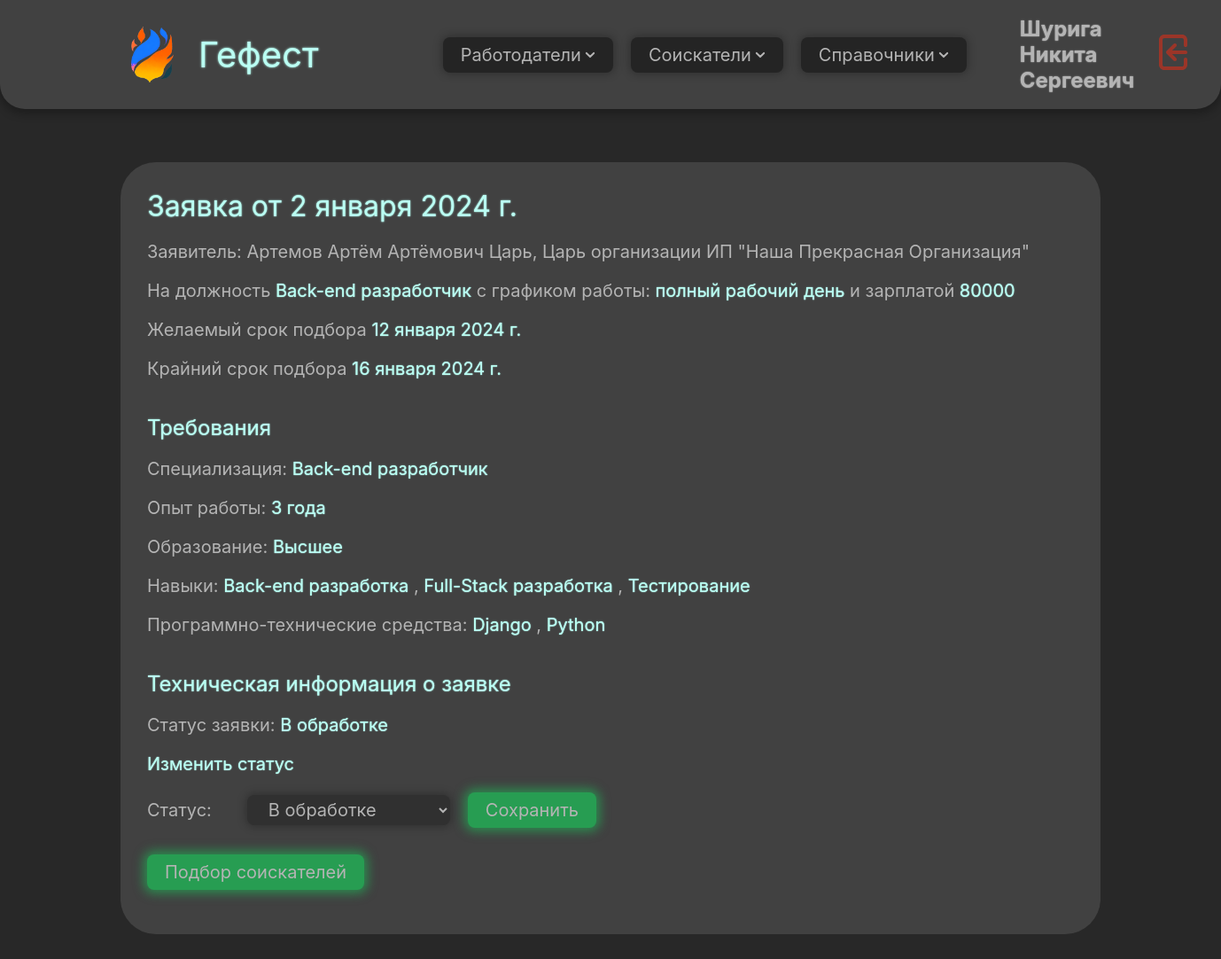
Before: /applications/detail/1 (signed in) with the older database file.
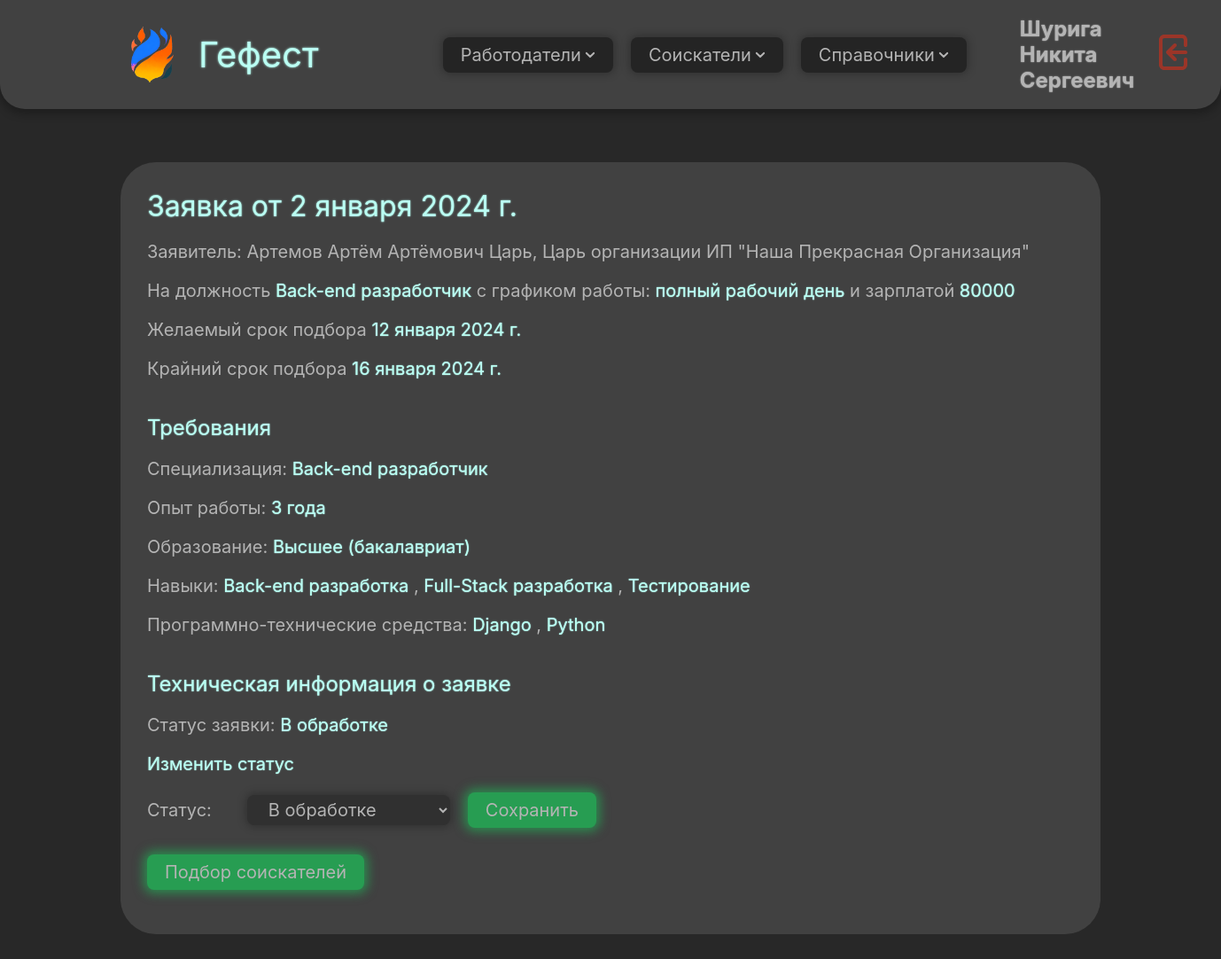
After: the same page with the newer database file.
### domain/models.py (models this page shows, shortened)
class Application(models.Model):
    STATUS_CHOICES = [
        ('new', 'Новая'),
        ('in_progress', 'В обработке'),
        ('pending_approval', 'На согласовании'),
        ('completed', 'Завершена'),
        ('canceled', 'Отменена'),
        ('payment_received', 'Получена оплата')
    ]
    employer = models.ForeignKey('Employer', blank=False, null=False,
                                 on_delete=models.CASCADE, verbose_name='Работодатель')
    date_of_application = models.DateTimeField(blank=False, null=False, auto_now_add=True,
                                               editable=False, verbose_name='Дата заявки')
    desired_date = models.DateField(blank=True, null=True, verbose_name='Желательный срок')
    final_date = models.DateField(blank=True, null=True, verbose_name='Крайний срок')
    position = models.ForeignKey('Position', blank=False, null=False,
                                 on_delete=models.PROTECT, verbose_name='Должность')
    salary = models.CharField(blank=False, null=False, max_length=255, verbose_name='Зарплата')
    specialization = models.ForeignKey('Specialization', blank=False, null=False,
                                       on_delete=models.PROTECT, verbose_name='Специализация')
    education_level = models.ForeignKey('EducationLevel', blank=True, null=True,
                                        on_delete=models.PROTECT, verbose_name='Уровень образования')
    skills = models.ManyToManyField('Skill', blank=True, verbose_name='Навыки')
    software_and_hardware_tools = models.ManyToManyField('SoftwareAndHardwareTool', blank=True,
                                                         verbose_name='Требуемые программно-технические средства')
    experience = models.IntegerField(blank=False, null=False, default=0, verbose_name='Опыт (лет)')
    work_schedule = models.ForeignKey('WorkSchedule', blank=False, null=False,
                                      on_delete=models.PROTECT, verbose_name='График работы')
    employee = models.ForeignKey('Employee', blank=False, null=False,
                                 on_delete=models.PROTECT, verbose_name='Работник')
    date_of_completion = models.DateField(blank=True, null=True, verbose_name='Дата выполнения')
    date_of_cancellation = models.DateField(blank=True, null=True, verbose_name='Дата отмены')
    status = models.CharField(blank=False, null=False, max_length=20, choices=STATUS_CHOICES,
                              default='new', verbose_name='Статус')
    class Meta:
        verbose_name = 'Заявка на подбор специалиста'
        verbose_name_plural = 'Заявки на подбор специалистов'

class EducationLevel(models.Model):
    name = models.CharField(max_length=90, blank=False, null=False, verbose_name='Наименование')
    code = models.IntegerField(validators=[
            MinValueValidator(0), MaxValueValidator(10)], blank=False, null=False,
                               verbose_name='Код уровня профессионального образования')
    def __str__(self):
        return '%s' % self.name
    class Meta:
        verbose_name = 'Уровень образования'
        verbose_name_plural = 'Уровни образования'

class Person(models.Model):
    surname = models.CharField(max_length=255, blank=False, null=False, verbose_name='Фамилия')
    name = models.CharField(max_length=255, blank=False, null=False, verbose_name='Имя')
    patronymic = models.CharField(max_length=255, blank=False, null=False, verbose_name='Отчество')
    email = models.EmailField(blank=False, max_length=254, verbose_name='Почта')
    phone = models.CharField(max_length=18, blank=False, null=False, verbose_name='Номер телефона')
    profile_photo = models.ImageField(blank=True, null=True, verbose_name='Фото профиля', upload_to='person_photos')
    class Meta:
        verbose_name = 'Индивид'
        verbose_name_plural = 'Индивиды'

class Employer(Person):
    organization = models.ForeignKey('Organization', on_delete=models.CASCADE,
                                     blank=True, null=True, verbose_name='Организация')
    position = models.CharField(max_length=90, blank=True, null=True, verbose_name='Должность')
    class Meta:
        verbose_name = 'Работодатель'
        verbose_name_plural = 'Работодатели'

class Organization(models.Model):
    name = models.CharField(max_length=255, blank=False, null=False, verbose_name='Наименование')
    payment_account = models.CharField(max_length=20, blank=False, null=False, verbose_name='Расчетный счет')
    okved_kode = models.CharField(max_length=9, blank=True, null=True, verbose_name='Код ОКВЭД')
    organizational_legal_form = models.ForeignKey('OrganizationalLegalForm', on_delete=models.PROTECT,
                                                  null=False, blank=False, verbose_name='ОПФ')
    inn = models.CharField(max_length=12, blank=False, null=False, verbose_name='ИНН')
    address = models.ForeignKey('Address', on_delete=models.PROTECT,
                                null=False, blank=False, verbose_name='Адрес')
    class Meta:
        verbose_name = 'Организация'
        verbose_name_plural = 'Организации'

class OrganizationalLegalForm(models.Model):
    name = models.CharField(max_length=90, blank=False, null=False, verbose_name='Наименование')
    short_name = models.CharField(max_length=10, blank=False, null=False, verbose_name='Краткое наименование')
    def __str__(self):
        return '%s' % self.short_name
    class Meta:
        verbose_name = 'Организационно-правовая форма'
        verbose_name_plural = 'Организационно-правовые формы'

class Position(models.Model):
    name = models.CharField(max_length=255, blank=False, null=False, verbose_name='Наименование')
    def __str__(self):
        return '%s' % self.name
    class Meta:
        verbose_name = 'Должность'
        verbose_name_plural = 'Должность'

class WorkSchedule(models.Model):
    name = models.CharField(max_length=255, blank=False, null=False, verbose_name='Наименование')
    class Meta:
        verbose_name = 'График работы'
        verbose_name_plural = 'Графики работы'

class Specialization(models.Model):
    name = models.CharField(max_length=255, blank=False, null=False, verbose_name='Наименование')
    def __str__(self):
        return '%s' % self.name
    class Meta:
        verbose_name = 'Специализация'
        verbose_name_plural = 'Специализации'

### domain/views/employres_views.py (the view)
# urls.py: path('applications/detail/<str:application_id>', application_detail_view, name='applications_view_detail'),
def application_detail_view(request, application_id):
    application = Application.objects.get(id=application_id)
    application.status_in_rus = get_russian_status(application.status)
    if request.method == 'POST':
        form = ChangeStateOfApplicationForm(request.POST, instance=application)
        if form.is_valid():
            status = form.cleaned_data['status']
            if status == 'canceled':
                application.date_of_cancellation = datetime.datetime.today()
                application.status = status
            elif status == 'completed' or status == 'payment_received':
                application.date_of_completion = datetime.datetime.today()
                application.status = status
            else:
                application.date_of_completion = None
                application.date_of_cancellation = None
                application.status = status
            application.save()
            return redirect('applications_view_detail', application_id=application.id)
    else:
        form = ChangeStateOfApplicationForm(instance=application)
    application_responses = ApplicationsResponses.objects.filter(application_id=application_id)
    for response in application_responses:
        response.status_in_rus = get_russian_status_in_responses(response.status)
    context = {
        'application': application,
        'application_responses': application_responses,
        'form': form,
    }
    return render(request, 'employers/view/application_view_detail.html', context)

### domain/forms/employers_forms.py
class ChangeStateOfApplicationForm(forms.ModelForm):
    class Meta:
        model = Application
        fields = ['status',]

### domain/context_processors.py (called while the page is built)
def user(request):
    return {'user': auth(request)['user']}

### domain/models.py (called while the page is built)
    def __str__(self):
        return '%s' % self.name

    def __str__(self):
        return '%s' % self.name

### domain/views/employres_views.py (called while the page is built)
def get_russian_status(status):
    status_dict = {
        'new': 'Новая',
        'in_progress': 'В обработке',
        'pending_approval': 'На согласовании',
        'completed': 'Завершена',
        'canceled': 'Отменена',
        'payment_received': 'Получена оплата'
    }
    return status_dict.get(status)

### domain/templates/employers/view/application_view_detail.html (shortened to what the changed rows need)
{% extends 'base.html' %}
{% load widget_tweaks %}
{% load static %}
{% block content %}
    <section class="split-section flex-vertical gap-2em">
        <div class="content-block flex-vertical gap-1em">
            <div class="content-box flex-vertical gap-1em">
                <div class="content flex-vertical gap-2em">
                    <div class="flex-vertical gap-1em">
                        <h1 class="title" style="font-size: xx-large">Заявка
                            от {{ application.date_of_application.date }}</h1>
                        <p>
                            Заявитель: {{ application.employer.surname }} {{ application.employer.name }} {{ application.employer.patronymic }} {{ application.employer.position }}, {{ application.employer.position }}
                            организации {{ application.employer.organization.organizational_legal_form }}
                            "{{ application.employer.organization.name }}"
                        </p>
                        <p>На должность <span class="title"
                                              style="font-size: unset">{{ application.position }}</span> с
                            графиком работы: <span class="title"
                                                   style="font-size: unset">{{ application.work_schedule.name.lower }}</span>
                            и зарплатой <span class="title"
                                              style="font-size: unset">{{ application.salary }}</span></p>
                        <p>Желаемый срок подбора <span class="title"
                                                       style="font-size: unset">{{ application.desired_date }}</span>
                        </p>
                        <p>Крайний срок подбора <span class="title"
                                                      style="font-size: unset">{{ application.final_date }}</span>
                        </p>
                    </div>
                    <div class="flex-vertical gap-1em">
                        <h1 class="title" style="font-size: x-large">
                            Требования
                        </h1>
                        <p>
                            Специализация: <span class="title"
                                                 style="font-size: unset">{{ application.specialization }}</span>
                        </p>
                        <p>
                            Образование: <span class="title"
                                               style="font-size: unset">{{ application.education_level }}</span>
                        </p>
                    </div>
                    <div class="flex-vertical gap-1em">
                        <h1 class="title" style="font-size: x-large">Техническая информация о заявке</h1>
                        <p>Статус заявки: <span class="title"
                                                style="font-size: unset">{{ application.status_in_rus }}</span></p>
                        <div class="flex-vertical gap-05em">
                            <form method="post" class="input-form flex-horizontal gap-1em"
                                  style="justify-content: flex-start">
                                <p style="justify-content: flex-start; align-items: center;">
                                    <label for="{{ form.status.id_for_label }}">{{ form.status.label }}:</label>
                                    {{ form.status }}
                                </p>
                            </form>
                        </div>
                    </div>
                </div>
            </div>
        </div>
    </section>
{% endblock content %}

Changed rows visible on the page:
changed through a linked row, Application "В обработке": education_level "Высшее" → "Высшее (бакалавриат)"
